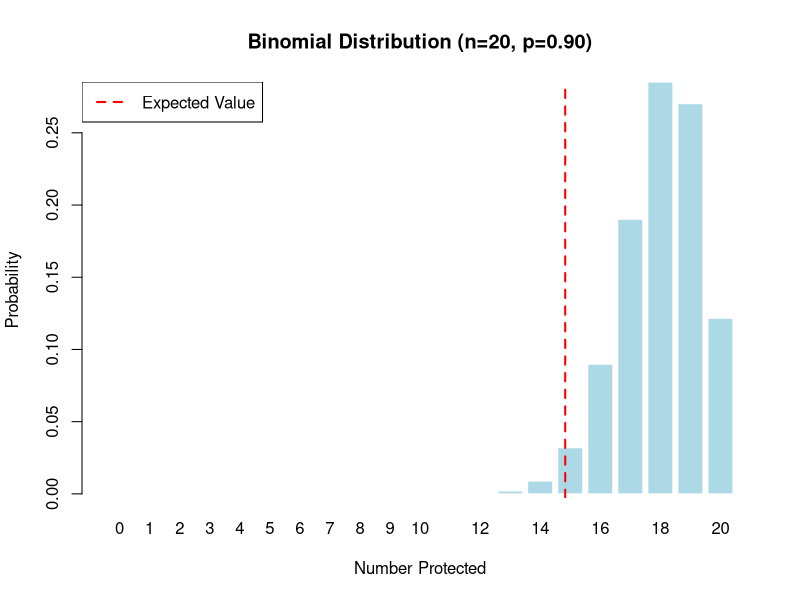
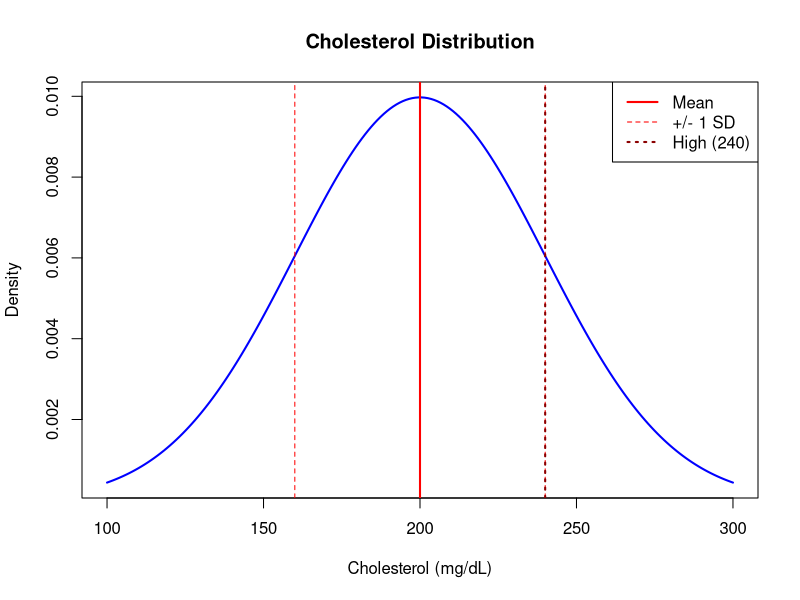
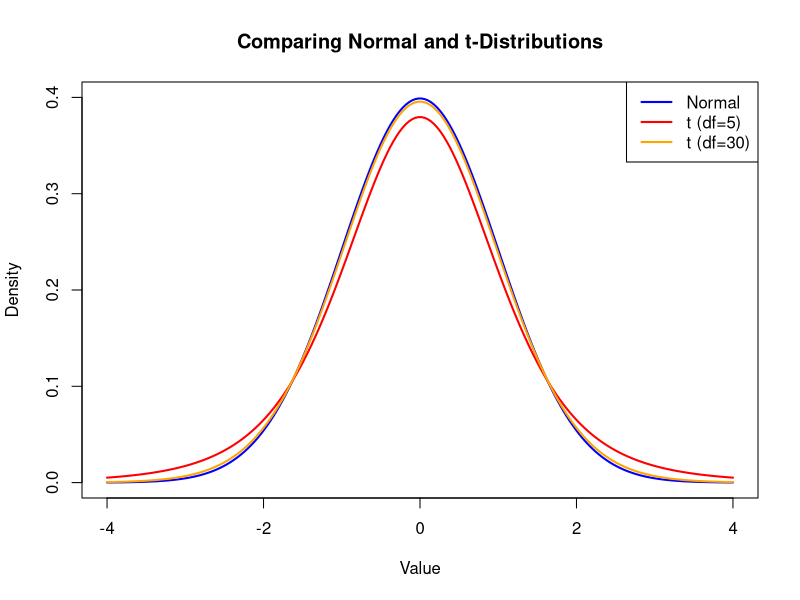
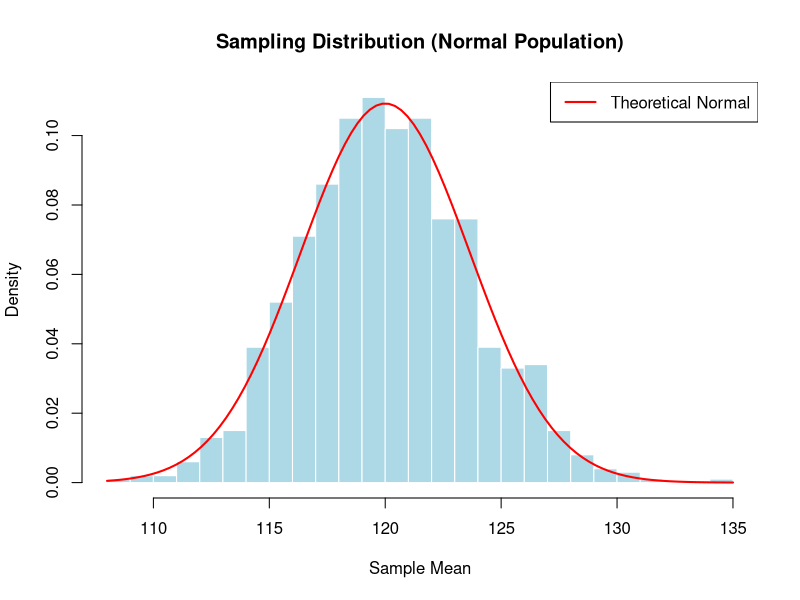
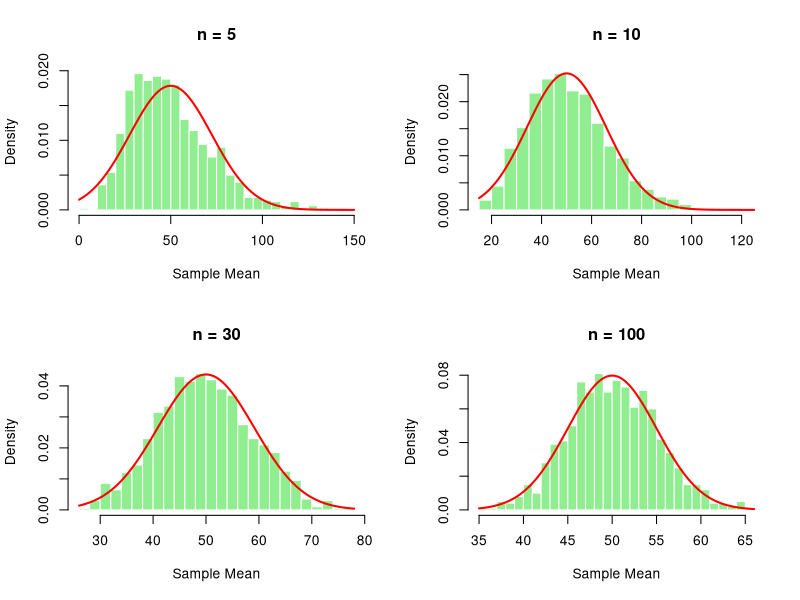
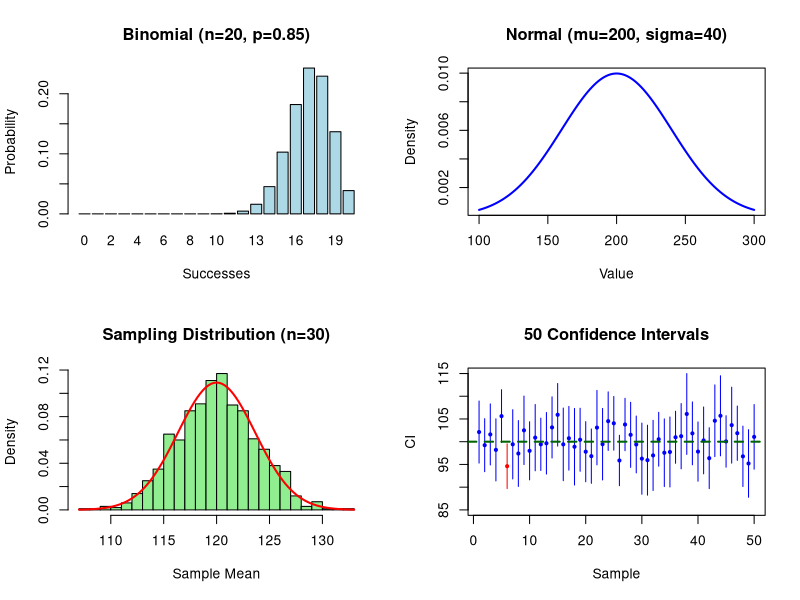

Source code (R) for these figures, in order:
################################################################################
# H524 Introduction to Biostatistics
# Week 3: Probability Distributions and Sampling Distributions
# Fall 2025
# Dr. John Molitor
#
# This code demonstrates all major concepts from Week 3 including:
# - Binomial distribution calculations and visualization
# - Normal distribution calculations and standardization
# - t-distribution for small samples
# - Sampling distributions and Central Limit Theorem
# - Confidence intervals (z and t methods)
# - Key visualizations
################################################################################

# Clear workspace and set options
rm(list = ls())
options(scipen = 999)  # Avoid scientific notation
set.seed(524)          # For reproducibility

################################################################################
# SECTION 1: BINOMIAL DISTRIBUTION
################################################################################

cat("=== BINOMIAL DISTRIBUTION ===\n\n")

# Example 1: Clinical Trial with Treatment Success Rate
cat("Example 1: Clinical Trial (n=10, p=0.75)\n")
n <- 10
p <- 0.75

# Probability of exactly 8 successes
prob_8 <- dbinom(8, n, p)
cat("P(X = 8) =", round(prob_8, 4), "\n")

# Probability of at least 8 successes
prob_at_least_8 <- pbinom(7, n, p, lower.tail=FALSE)
cat("P(X >= 8) =", round(prob_at_least_8, 4), "\n")

# Expected value and standard deviation
expected <- n * p
std_dev <- sqrt(n * p * (1 - p))
cat("Expected successes:", expected, "\n")
cat("Standard deviation:", round(std_dev, 3), "\n\n")

# Example 2: Carcinogen Exposure (from Pagano & Gauvreau)
cat("Example 2: Carcinogen Exposure (n=4, p=0.25)\n")
n_carcin <- 4
p_carcin <- 0.25

# Calculate probabilities for 0, 1, 2, 3, 4 people becoming ill
cat("k\tProbability\tFraction\n")
for (k in 0:n_carcin) {
  prob <- dbinom(k, n_carcin, p_carcin)
  cat(k, "\t", round(prob, 4), "\t\t",
      round(prob * 256), "/256\n", sep="")
}

# Probability at least one becomes ill
prob_at_least_one <- 1 - dbinom(0, n_carcin, p_carcin)
cat("P(at least one ill) =", round(prob_at_least_one, 4), "\n\n")

# Example 3: Vaccine Efficacy
cat("Example 3: Vaccine Efficacy (n=20, p=0.90)\n")
n_vaccine <- 20
p_vaccine <- 0.90

# Probability exactly 18 protected
prob_18 <- dbinom(18, n_vaccine, p_vaccine)
cat("P(X = 18) =", round(prob_18, 4), "\n")

# Probability at least 18 protected
prob_at_least_18 <- pbinom(17, n_vaccine, p_vaccine, lower.tail=FALSE)
cat("P(X >= 18) =", round(prob_at_least_18, 4), "\n")

# Expected and SD
cat("Expected protected:", n_vaccine * p_vaccine, "\n")
cat("SD:", round(sqrt(n_vaccine * p_vaccine * (1 - p_vaccine)), 3), "\n\n")

# Visualization: Binomial Distribution
x_vals <- 0:n_vaccine
probs <- dbinom(x_vals, n_vaccine, p_vaccine)

barplot(probs,
        names.arg = x_vals,
        main = "Binomial Distribution (n=20, p=0.90)",
        xlab = "Number Protected",
        ylab = "Probability",
        col = "lightblue",
        border = "white")
abline(v = n_vaccine*p_vaccine + 0.5, col = "red", lwd = 2, lty = 2)
legend("topleft", "Expected Value", col = "red", lty = 2, lwd = 2)

################################################################################
# SECTION 2: NORMAL DISTRIBUTION
################################################################################

cat("\n=== NORMAL DISTRIBUTION ===\n\n")

# Example 1: Exam Scores
cat("Example 1: Exam Scores (mu=70, sigma=10)\n")
mu_exam <- 70
sigma_exam <- 10

# Probability score > 85
z_85 <- (85 - mu_exam) / sigma_exam
prob_above_85 <- pnorm(85, mu_exam, sigma_exam, lower.tail=FALSE)
cat("Z-score for 85:", round(z_85, 2), "\n")
cat("P(Score > 85) =", round(prob_above_85, 4), "\n")

# Probability score between 60 and 85
prob_between <- pnorm(85, mu_exam, sigma_exam) - pnorm(60, mu_exam, sigma_exam)
cat("P(60 < Score < 85) =", round(prob_between, 4), "\n")

# 90th percentile
percentile_90 <- qnorm(0.90, mu_exam, sigma_exam)
cat("90th percentile:", round(percentile_90, 1), "\n\n")

# Example 2: Cholesterol Levels
cat("Example 2: Cholesterol (mu=200, sigma=40)\n")
mu_chol <- 200
sigma_chol <- 40

# Probability > 240 (high cholesterol)
prob_high <- pnorm(240, mu_chol, sigma_chol, lower.tail=FALSE)
cat("P(Cholesterol > 240) =", round(prob_high, 4), "\n")
cat("Approximately", round(prob_high * 100, 1), "% have high cholesterol\n")

# Probability between 180 and 220
prob_desirable <- pnorm(220, mu_chol, sigma_chol) - pnorm(180, mu_chol, sigma_chol)
cat("P(180 < Cholesterol < 220) =", round(prob_desirable, 4), "\n")

# Percentiles
cat("25th percentile:", round(qnorm(0.25, mu_chol, sigma_chol), 1), "\n")
cat("50th percentile:", round(qnorm(0.50, mu_chol, sigma_chol), 1), "\n")
cat("75th percentile:", round(qnorm(0.75, mu_chol, sigma_chol), 1), "\n")
cat("90th percentile:", round(qnorm(0.90, mu_chol, sigma_chol), 1), "\n\n")

# Visualization: Normal Distribution
x_norm <- seq(100, 300, length=200)
y_norm <- dnorm(x_norm, mu_chol, sigma_chol)

plot(x_norm, y_norm, type="l", lwd=2, col="blue",
     main="Cholesterol Distribution",
     xlab="Cholesterol (mg/dL)",
     ylab="Density")
abline(v=mu_chol, col="red", lwd=2)
abline(v=c(mu_chol-sigma_chol, mu_chol+sigma_chol),
       col="red", lwd=1, lty=2)
abline(v=240, col="darkred", lwd=2, lty=3)
legend("topright",
       c("Mean", "+/- 1 SD", "High (240)"),
       col=c("red", "red", "darkred"),
       lty=c(1, 2, 3),
       lwd=c(2, 1, 2))

# Example 3: Standardization
cat("Example 3: Standardization\n")
chol_value <- 260
z_score <- (chol_value - mu_chol) / sigma_chol
cat("Cholesterol value:", chol_value, "mg/dL\n")
cat("Z-score:", round(z_score, 2), "\n")
cat("This is", round(z_score, 2), "standard deviations above the mean\n")
cat("Proportion below this value:", round(pnorm(z_score), 4), "\n\n")

################################################################################
# SECTION 3: EMPIRICAL RULE
################################################################################

cat("=== EMPIRICAL RULE ===\n\n")

# Blood pressure example
mu_bp <- 120
sigma_bp <- 15

# 68% within 1 SD
range_1sd <- c(mu_bp - sigma_bp, mu_bp + sigma_bp)
prob_1sd <- pnorm(range_1sd[2], mu_bp, sigma_bp) -
            pnorm(range_1sd[1], mu_bp, sigma_bp)
cat("68% of BP values between", range_1sd[1], "and", range_1sd[2], "mmHg\n")
cat("Actual proportion:", round(prob_1sd, 4), "\n")

# 95% within 2 SDs
range_2sd <- c(mu_bp - 2*sigma_bp, mu_bp + 2*sigma_bp)
prob_2sd <- pnorm(range_2sd[2], mu_bp, sigma_bp) -
            pnorm(range_2sd[1], mu_bp, sigma_bp)
cat("95% of BP values between", range_2sd[1], "and", range_2sd[2], "mmHg\n")
cat("Actual proportion:", round(prob_2sd, 4), "\n")

# 99.7% within 3 SDs
range_3sd <- c(mu_bp - 3*sigma_bp, mu_bp + 3*sigma_bp)
prob_3sd <- pnorm(range_3sd[2], mu_bp, sigma_bp) -
            pnorm(range_3sd[1], mu_bp, sigma_bp)
cat("99.7% of BP values between", range_3sd[1], "and", range_3sd[2], "mmHg\n")
cat("Actual proportion:", round(prob_3sd, 4), "\n\n")

################################################################################
# SECTION 4: t-DISTRIBUTION
################################################################################

cat("=== t-DISTRIBUTION ===\n\n")

# Compare critical values for different sample sizes
cat("Critical values for 95% confidence:\n")
cat("Sample Size\tdf\tt-value\t\tz-value\n")
for (n in c(5, 10, 20, 30, 50, 100)) {
  df <- n - 1
  t_crit <- qt(0.975, df)
  z_crit <- qnorm(0.975)
  cat(n, "\t\t", df, "\t", round(t_crit, 3), "\t\t", round(z_crit, 3), "\n")
}
cat("\nNote: As n increases, t-values approach z-value (1.96)\n\n")

# Visualization: Compare normal and t-distributions
x_comp <- seq(-4, 4, length=200)
y_norm <- dnorm(x_comp)
y_t5 <- dt(x_comp, df=5)
y_t30 <- dt(x_comp, df=30)

plot(x_comp, y_norm, type="l", lwd=2, col="blue",
     main="Comparing Normal and t-Distributions",
     xlab="Value", ylab="Density", ylim=c(0, 0.4))
lines(x_comp, y_t5, col="red", lwd=2)
lines(x_comp, y_t30, col="orange", lwd=2)
legend("topright",
       c("Normal", "t (df=5)", "t (df=30)"),
       col=c("blue", "red", "orange"),
       lwd=2)

################################################################################
# SECTION 5: SAMPLING DISTRIBUTIONS
################################################################################

cat("\n=== SAMPLING DISTRIBUTIONS ===\n\n")

# Example: Standard Error for Different Sample Sizes
cat("Standard Error for Different Sample Sizes\n")
pop_sd <- 20
cat("Population SD:", pop_sd, "\n")
cat("n\tStandard Error\n")
for (n in c(5, 10, 25, 50, 100, 400)) {
  se <- pop_sd / sqrt(n)
  cat(n, "\t", round(se, 3), "\n")
}
cat("\nNote: To halve SE, need to quadruple sample size!\n\n")

# Example: IQ Study
cat("Example: IQ Study (n=90, known variance)\n")
pop_mean_iq <- 100
known_sd <- 10
n_iq <- 90
sample_mean <- 105

se_iq <- known_sd / sqrt(n_iq)
z_stat <- (sample_mean - pop_mean_iq) / se_iq

cat("Population mean:", pop_mean_iq, "\n")
cat("Sample mean:", sample_mean, "\n")
cat("Sample size:", n_iq, "\n")
cat("Known SD:", known_sd, "\n")
cat("Standard error:", round(se_iq, 3), "\n")
cat("Z-statistic:", round(z_stat, 3), "\n")
cat("P-value:", format(pnorm(z_stat, lower.tail=FALSE), scientific=FALSE), "\n\n")

################################################################################
# SECTION 6: CENTRAL LIMIT THEOREM DEMONSTRATION
################################################################################

cat("=== CENTRAL LIMIT THEOREM ===\n\n")

# Simulate sampling distribution for normal population
cat("Simulating CLT for Normal Population\n")
pop_mean <- 120
pop_sd <- 20
sample_size <- 30
num_samples <- 1000

sample_means_normal <- replicate(num_samples, {
  sample_data <- rnorm(sample_size, pop_mean, pop_sd)
  mean(sample_data)
})

cat("Population mean:", pop_mean, "\n")
cat("Mean of sample means:", round(mean(sample_means_normal), 2), "\n")
cat("Theoretical SE:", round(pop_sd/sqrt(sample_size), 2), "\n")
cat("Empirical SE:", round(sd(sample_means_normal), 2), "\n\n")

# Visualize
hist(sample_means_normal, breaks=30, prob=TRUE,
     main="Sampling Distribution (Normal Population)",
     xlab="Sample Mean", ylab="Density",
     col="lightblue", border="white")
se_theoretical <- pop_sd / sqrt(sample_size)
curve(dnorm(x, pop_mean, se_theoretical),
      add=TRUE, col="red", lwd=2)
legend("topright", "Theoretical Normal", col="red", lwd=2)

# CLT with non-normal (exponential) population
cat("Simulating CLT for Exponential (Skewed) Population\n")
par(mfrow=c(2,2))

for (n in c(5, 10, 30, 100)) {
  sample_means_exp <- replicate(1000, {
    mean(rexp(n, rate=1/50))
  })

  hist(sample_means_exp, breaks=30, prob=TRUE,
       main=paste("n =", n),
       xlab="Sample Mean",
       col="lightgreen", border="white")

  se_exp <- 50 / sqrt(n)
  curve(dnorm(x, 50, se_exp), add=TRUE, col="red", lwd=2)
}
par(mfrow=c(1,1))

cat("Even from skewed population, sample means become normal!\n\n")

################################################################################
# SECTION 7: CONFIDENCE INTERVALS
################################################################################

cat("=== CONFIDENCE INTERVALS ===\n\n")

# Example 1: Tumor Growth (t-distribution)
cat("Example 1: Tumor Growth (t-distribution)\n")
tumor_growth <- c(7, 10, 9, 8, 7, 6, 8, 9, 12, 13)

xbar <- mean(tumor_growth)
s <- sd(tumor_growth)
n <- length(tumor_growth)
se <- s / sqrt(n)
df <- n - 1

t_crit <- qt(0.975, df)
margin_error <- t_crit * se

ci_lower <- xbar - margin_error
ci_upper <- xbar + margin_error

cat("Sample mean:", round(xbar, 2), "mm\n")
cat("Sample SD:", round(s, 3), "mm\n")
cat("Sample size:", n, "\n")
cat("Standard error:", round(se, 3), "\n")
cat("Degrees of freedom:", df, "\n")
cat("t critical value:", round(t_crit, 3), "\n")
cat("95% CI: (", round(ci_lower, 2), ", ", round(ci_upper, 2), ") mm\n\n", sep="")

# Using t.test()
result <- t.test(tumor_growth)
cat("Using t.test():\n")
cat("95% CI:", round(result$conf.int, 2), "\n\n")

# Example 2: Large Sample (z-distribution)
cat("Example 2: IQ Study (known variance, z-distribution)\n")
xbar_iq <- 105
known_sigma <- 10
n_iq <- 90

se_iq <- known_sigma / sqrt(n_iq)
z_crit <- qnorm(0.975)
margin_z <- z_crit * se_iq

ci_iq <- xbar_iq + c(-1, 1) * margin_z

cat("Sample mean:", xbar_iq, "\n")
cat("Known sigma:", known_sigma, "\n")
cat("Sample size:", n_iq, "\n")
cat("Standard error:", round(se_iq, 3), "\n")
cat("z critical value:", round(z_crit, 3), "\n")
cat("95% CI: (", round(ci_iq[1], 2), ", ", round(ci_iq[2], 2), ")\n\n", sep="")

# Comparing confidence levels
cat("Comparing Different Confidence Levels\n")
for (conf in c(0.90, 0.95, 0.99)) {
  ci <- t.test(tumor_growth, conf.level=conf)$conf.int
  width <- ci[2] - ci[1]
  cat(conf*100, "% CI: (", round(ci[1], 2), ", ", round(ci[2], 2),
      ")  Width:", round(width, 2), "\n", sep="")
}
cat("\nHigher confidence requires wider interval!\n\n")

################################################################################
# SECTION 8: SAMPLE SIZE EFFECTS
################################################################################

cat("=== EFFECT OF SAMPLE SIZE ===\n\n")

# Generate samples of different sizes
set.seed(42)
true_mean <- 100
true_sd <- 15

sample_sizes <- c(10, 25, 50, 100)

cat("Effect of Sample Size on CI Width\n")
cat("n\tWidth\t\tReduction\n")
previous_width <- NA

for (n in sample_sizes) {
  sample_data <- rnorm(n, true_mean, true_sd)
  ci <- t.test(sample_data)$conf.int
  width <- ci[2] - ci[1]

  if (is.na(previous_width)) {
    cat(n, "\t", round(width, 2), "\t\t--\n", sep="")
  } else {
    reduction <- previous_width / width
    cat(n, "\t", round(width, 2), "\t\t", round(reduction, 2), "x\n", sep="")
  }
  previous_width <- width
}

################################################################################
# SECTION 9: PRACTICE PROBLEM SOLUTIONS
################################################################################

cat("\n=== PRACTICE PROBLEM SOLUTIONS ===\n\n")

# Problem 1: Antibiotic treatment
cat("Problem 1: Antibiotic (n=15, p=0.75)\n")
prob_12 <- dbinom(12, 15, 0.75)
prob_at_least_10 <- pbinom(9, 15, 0.75, lower.tail=FALSE)
cat("P(X = 12):", round(prob_12, 4), "\n")
cat("P(X >= 10):", round(prob_at_least_10, 4), "\n\n")

# Problem 2: Birth weights
cat("Problem 2: Birth Weights (mu=3400g, sigma=500g)\n")
prob_low <- pnorm(2500, 3400, 500)
percentile_10 <- qnorm(0.10, 3400, 500)
prob_between <- pnorm(4000, 3400, 500) - pnorm(3000, 3400, 500)
cat("P(Low birth weight < 2500g):", round(prob_low, 4), "\n")
cat("10th percentile:", round(percentile_10, 0), "g\n")
cat("P(3000 < weight < 4000):", round(prob_between, 4), "\n\n")

# Problem 3: Sampling distribution
cat("Problem 3: Blood Glucose Sampling (mu=100, sigma=20, n=36)\n")
se_glucose <- 20 / sqrt(36)
prob_above_105 <- pnorm(105, 100, se_glucose, lower.tail=FALSE)
cat("Standard error:", round(se_glucose, 3), "\n")
cat("P(sample mean > 105):", round(prob_above_105, 4), "\n\n")

# Problem 4: Cholesterol CI
cat("Problem 4: Cholesterol Reduction CI\n")
chol_reduction <- c(28, 32, 25, 30, 27, 35, 22, 29, 31, 26,
                    24, 33, 28, 30, 27, 29, 31, 25, 28, 32,
                    26, 30, 29, 27, 34, 28, 31, 25, 29, 30)
ci_chol <- t.test(chol_reduction)$conf.int
cat("95% CI:", round(ci_chol, 2), "\n")
cat("Evidence of reduction > 25? ",
    ifelse(ci_chol[1] > 25, "Yes", "Unclear"), "\n\n")

################################################################################
# SECTION 10: VISUALIZATIONS SUMMARY
################################################################################

cat("=== CREATING SUMMARY VISUALIZATIONS ===\n\n")

# Create comprehensive plot
par(mfrow=c(2,2))

# 1. Binomial distribution
x1 <- 0:20
y1 <- dbinom(x1, 20, 0.85)
barplot(y1, names.arg=x1, col="lightblue",
        main="Binomial (n=20, p=0.85)",
        xlab="Successes", ylab="Probability")

# 2. Normal distribution
x2 <- seq(100, 300, length=200)
y2 <- dnorm(x2, 200, 40)
plot(x2, y2, type="l", lwd=2, col="blue",
     main="Normal (mu=200, sigma=40)",
     xlab="Value", ylab="Density")

# 3. Sampling distribution
sample_means <- replicate(1000, mean(rnorm(30, 120, 20)))
hist(sample_means, breaks=30, prob=TRUE, col="lightgreen",
     main="Sampling Distribution (n=30)",
     xlab="Sample Mean")
curve(dnorm(x, 120, 20/sqrt(30)), add=TRUE, col="red", lwd=2)

# 4. Confidence intervals
set.seed(123)
cis <- t(replicate(50, {
  sample <- rnorm(20, 100, 15)
  t.test(sample)$conf.int
}))
plot(1, type="n", xlim=c(1, 50), ylim=c(85, 115),
     xlab="Sample", ylab="CI", main="50 Confidence Intervals")
for (i in 1:50) {
  col <- ifelse(cis[i,1] <= 100 & cis[i,2] >= 100, "blue", "red")
  lines(c(i, i), cis[i,], col=col)
  points(i, mean(cis[i,]), pch=19, col=col, cex=0.5)
}
abline(h=100, lty=2, col="darkgreen", lwd=2)

par(mfrow=c(1,1))

cat("\n", rep("=", 60), "\n", sep="")
cat("WEEK 3 DEMONSTRATIONS COMPLETE\n")
cat(rep("=", 60), "\n", sep="")
cat("\nAll PDF visualizations saved in slides/code/ directory\n")
